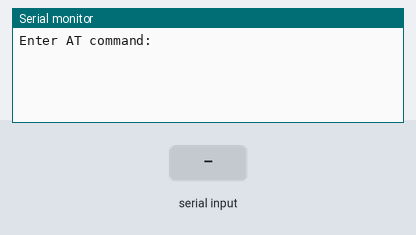
The sketch below on a simulated Arduino Uno, built with avr-gcc and run on an emulated ATmega328P. On the bench: the last lines printed to the serial monitor. Inputs (shaded band) come from the test bench.

Above: at 1.2 s.
1.3 s: "1" received over the second serial link
At 2.5 s:
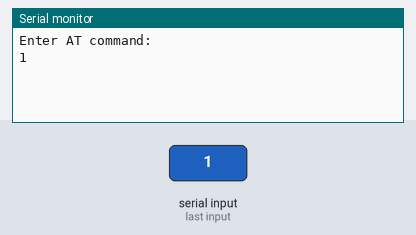
2.8 s: "0" received over the second serial link
At 3.7 s:
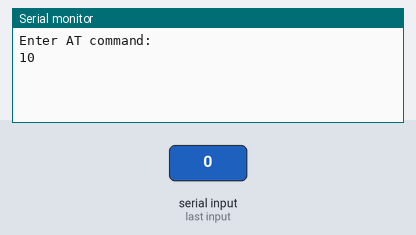

The sketch:

hc05.ino
```cpp
//  done by T SAI RUTHVIK
//  Uses hardware serial to talk to the host computer and software serial for communication with the bluetooth module
//
//  Pinout
//  Bluetooth VCC to Arduino 5V out.
//  Bluetooth GND to GND
//  Bluetooth Receiver to Arduino pin 10 (through a voltage divider)
//  Bluetooth Transmitter  to Arduino pin 9 (no need voltage divider)
//  OUT pin to 5v for AT commands
//
//  When a command is entered in the serial monitor on the computer
//  the Arduino will relay it to the bluetooth module and display the result.
//
//  These HC-05 modules require capital letters and no line ending

#include<SoftwareSerial.h>

SoftwareSerial BTSerial(9,10);

String HC_05="";// response of HC 05 Bluettoth module

void setup(){


Serial.begin(9600);

Serial.println("Enter AT command:");

BTSerial.begin(9600);

}

void loop(){

if(BTSerial.available())

Serial.write(BTSerial.read());

if(Serial.available())

BTSerial.write(Serial.read());

}
```

Measured:
- after the input at 1.3 s, the serial monitor: prints a new line at once (image 1)
- after the input at 2.8 s, the serial monitor: prints a new line at once (image 2)
